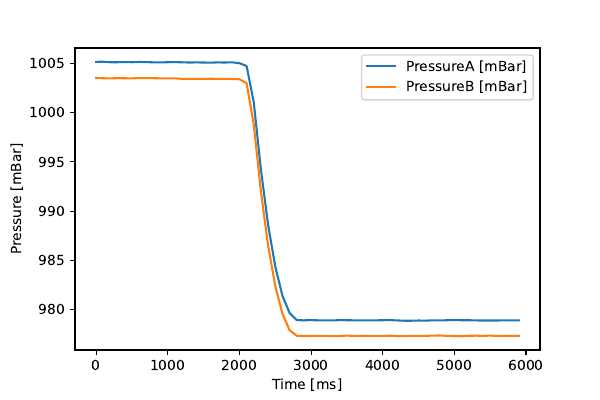

Reproduce this figure in Python.
#!/usr/bin/env python
# coding: utf-8

# In[29]:


import pandas as pd
data = pd.read_csv('StepChangeData.csv') #Read in data from CSV
data_trimmed = data[data['Time [ms]'] > 18000] #Trim data to points around pressure release 
data_trimmed = data_trimmed[data_trimmed['Time [ms]'] < 24000]
data_trimmed['Time [ms]'] = data_trimmed['Time [ms]'] - min(data_trimmed['Time [ms]']) #Make time relative 
print(data_trimmed)


# In[31]:


ax = data_trimmed.plot(kind = 'line', x = 'Time [ms]', y = ['PressureA [mBar]','PressureB [mBar]'])

ax.set_ylabel("Pressure [mBar]")
# plt.savefig('StepChangePlot.png', format='png', dpi=300)
ax.figure.savefig('StepChangePlot.pdf')

